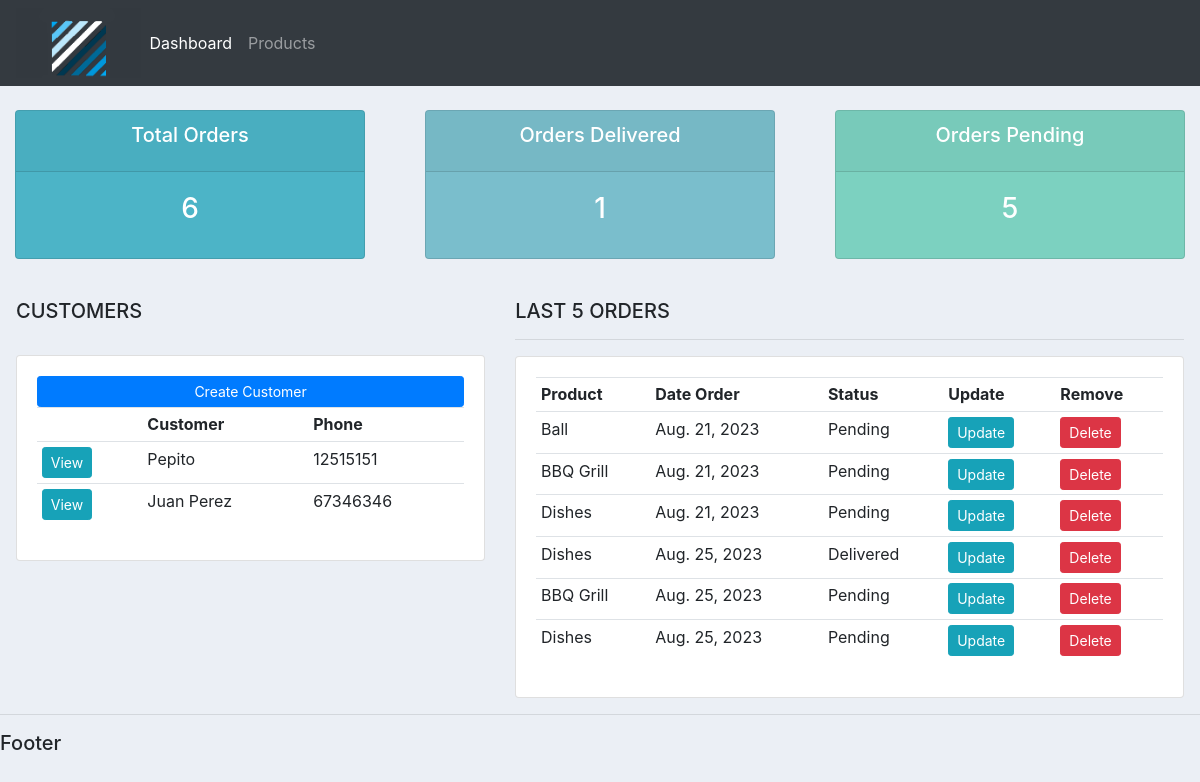
Before: / with the older database file.
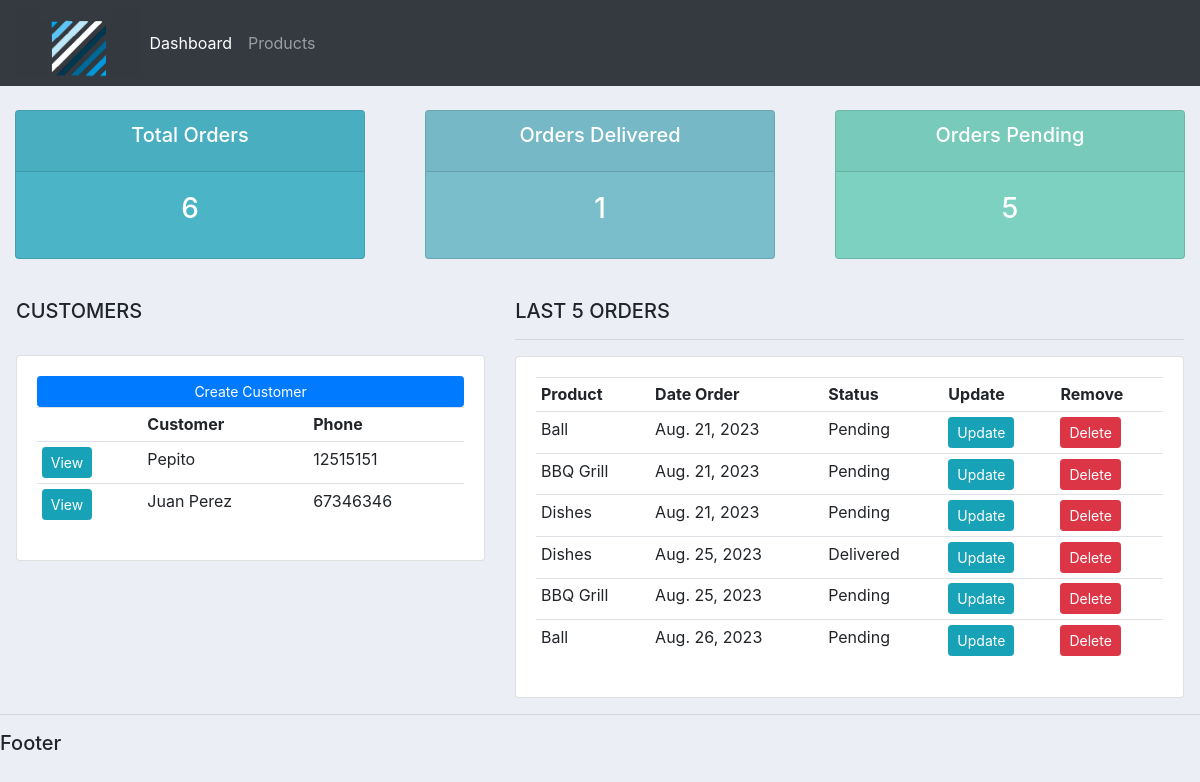
After: the same page with the newer database file.
### accounts/models.py (models this page shows, shortened)
class Customer (models.Model):
    name = models.CharField (max_length=200,null=True)
    phone = models.CharField (max_length=200,null=True)
    email = models.EmailField (max_length=200,null=True)
    date_created = models.DateField (auto_now_add=True,null=True)

class Order (models.Model):
    STATUS = (
        ('Pending', 'Pending'),
        ('Out of delivery', 'Out of delivery'),
        ('Delivered', 'Delivered'),
    )
    customer = models.ForeignKey(Customer, null=True, on_delete=models.SET_NULL)
    product =  models.ForeignKey(Product, null=True, on_delete=models.SET_NULL)
    date_created = models.DateField (auto_now_add=True,null=True)
    status = models.CharField (max_length=200,null=True, choices=STATUS) #CADA VEZ QUE CREO UNA ORDEN TIENE UN MENÚ DESPLEGABLE CON LAS OPCIONES STATUS
    note = models.CharField (max_length=200,null=True)

class Product(models.Model):
    CATEGORY = (
        ('Indoor', 'Indoor'),
        ('Out Door', 'Out Door'),
    )
    name = models.CharField (max_length=200,null=True)
    price = models.FloatField(null=True)
    category = models.CharField (max_length=200,null=True, choices = CATEGORY)
    description = models.CharField (max_length=200,null=True, blank=True)
    date_created = models.DateField (auto_now_add=True,null=True)
    tags = models.ManyToManyField(Tag)
    def __str__(self):
        return self.name

### accounts/views.py (the view)
# urls.py: path('', views.home, name="home"),
def home (request):
    orders = Order.objects.all()
    customers = Customer.objects.all()
    total_customers = customers.count()
    total_orders = orders.count()
    delivered = orders.filter (status='Delivered').count()
    pending = orders.filter (status='Pending').count()
    context = {'orders': orders, 'customers': customers, 'pending': pending, 'total_customers': total_customers, 'total_orders': total_orders, 'delivered': delivered}
    return render (request, 'accounts/dashboard.html', context)

### accounts/templates/accounts/dashboard.html (shortened to what this page needs)
{% extends 'accounts/main.html' %}
{% block content %}
{% include 'accounts/status.html'%}
<br>
<div class="row" style="padding-left: 1rem; padding-right: 1rem;">
    <div class="col-md-5">
        <h5> CUSTOMERS </h5>
        <br>
        <div class="card card-body">
            <a class="btn btn-primary btn-sm btn-block" href=""> Create Customer
            </a>
            <table class="table table-sm">
                <tr>
                    <th></th>
                    <th>Customer</th>
                    <th>Phone</th>
                {%for customer in customers %}
                <tr>
                    <td><a class="btn btn-sm btn-info" href="{%url 'customer' customer.id%}">View</td>
                    <td>{{customer.name}}</td>
                    <td>{{customer.phone}}</td>
                {%endfor%}
            </table>
        </div>
    </div>
    <div class="col-md-7">
        <h5> LAST 5 ORDERS </h5>
        <hr>
        <div class="card card-body">
            <table class ="table table-sm">
                <tr>
                    <th>Product</th>
                    <th>Date Order</th>
                    <th>Status</th>
                    <th>Update</th>
                    <th>Remove</th>
                </tr>
                {%for order in orders %}
                <tr>
                    <td>{{order.product}}</td>
                    <td>{{order.date_created}}</td>
                    <td>{{order.status}}</td>
                    <td><a class="btn btn-sm btn-info" href="{%url 'update_order' order.id%}"> Update</a></td>
                    <td><a class="btn btn-sm btn-danger" href="{%url 'delete_order' order.id%}"> Delete</a></td>
                {%endfor%}
            </table>
        </div>
    </div>
</div>
                {% endblock %}

Changed rows visible on the page:
removed Order: product "Dishes", date_created "Aug. 25, 2023", status "Pending"
added Order: product "Ball", date_created "Aug. 26, 2023", status "Pending"
